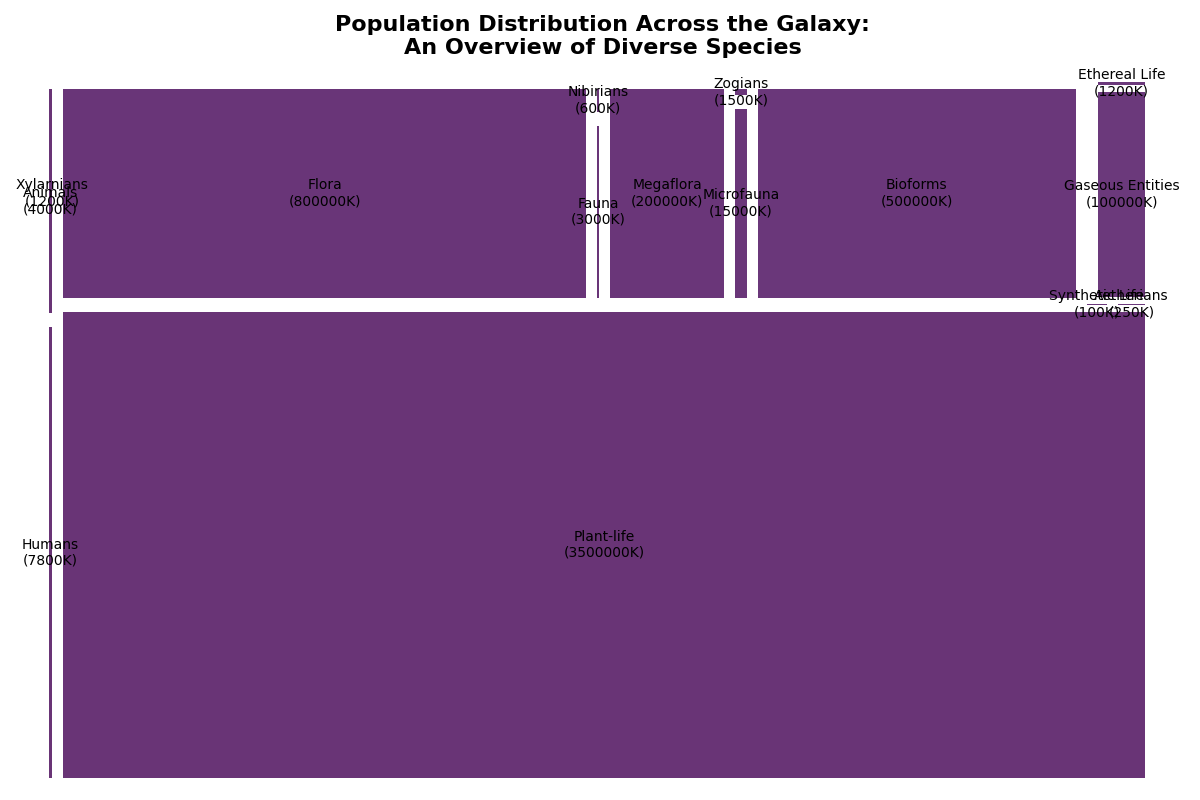

Generate this figure with Python:
import matplotlib.pyplot as plt
import squarify  # For creating the tree map

# Define the fictional universe's population distribution across different species and planets
universe_population = {
    "Planet Earth": {
        "Humans": 7800,
        "Animals": 4000,
        "Plant-life": 3500000
    },
    "Planet Xylarn": {
        "Xylarnians": 1200,
        "Flora": 800000,
        "Fauna": 3000
    },
    "Planet Nibiru": {
        "Nibirians": 600,
        "Megaflora": 200000,
        "Microfauna": 15000
    },
    "Planet Zog": {
        "Zogians": 1500,
        "Bioforms": 500000,
        "Synthetic Life": 100
    },
    "Planet Aether": {
        "Aetherians": 250,
        "Gaseous Entities": 100000,
        "Ethereal Life": 1200
    }
}

# Prepare data for the tree map
labels = []
sizes = []
colors = []

# Assigning a vibrant color palette
color_palette = plt.cm.viridis.colors

# Loop through each planet and its species to prepare labels, sizes, and colors
planet_index = 0
for planet, species in universe_population.items():
    for spec, population in species.items():
        labels.append(f"{spec}\n({population}K)")
        sizes.append(population)
        colors.append(color_palette[planet_index % len(color_palette)])
    planet_index += 1

# Create the tree map
plt.figure(figsize=(12, 8))
squarify.plot(sizes=sizes, label=labels, color=colors, alpha=0.8, pad=3, text_kwargs={'fontsize': 10})

# Add title and adjust layout
plt.title('Population Distribution Across the Galaxy:\nAn Overview of Diverse Species', fontsize=16, fontweight='bold', pad=20)
plt.axis('off')  # Turn off the axes for better visual appeal
plt.tight_layout()

# Show the tree map
plt.show()
